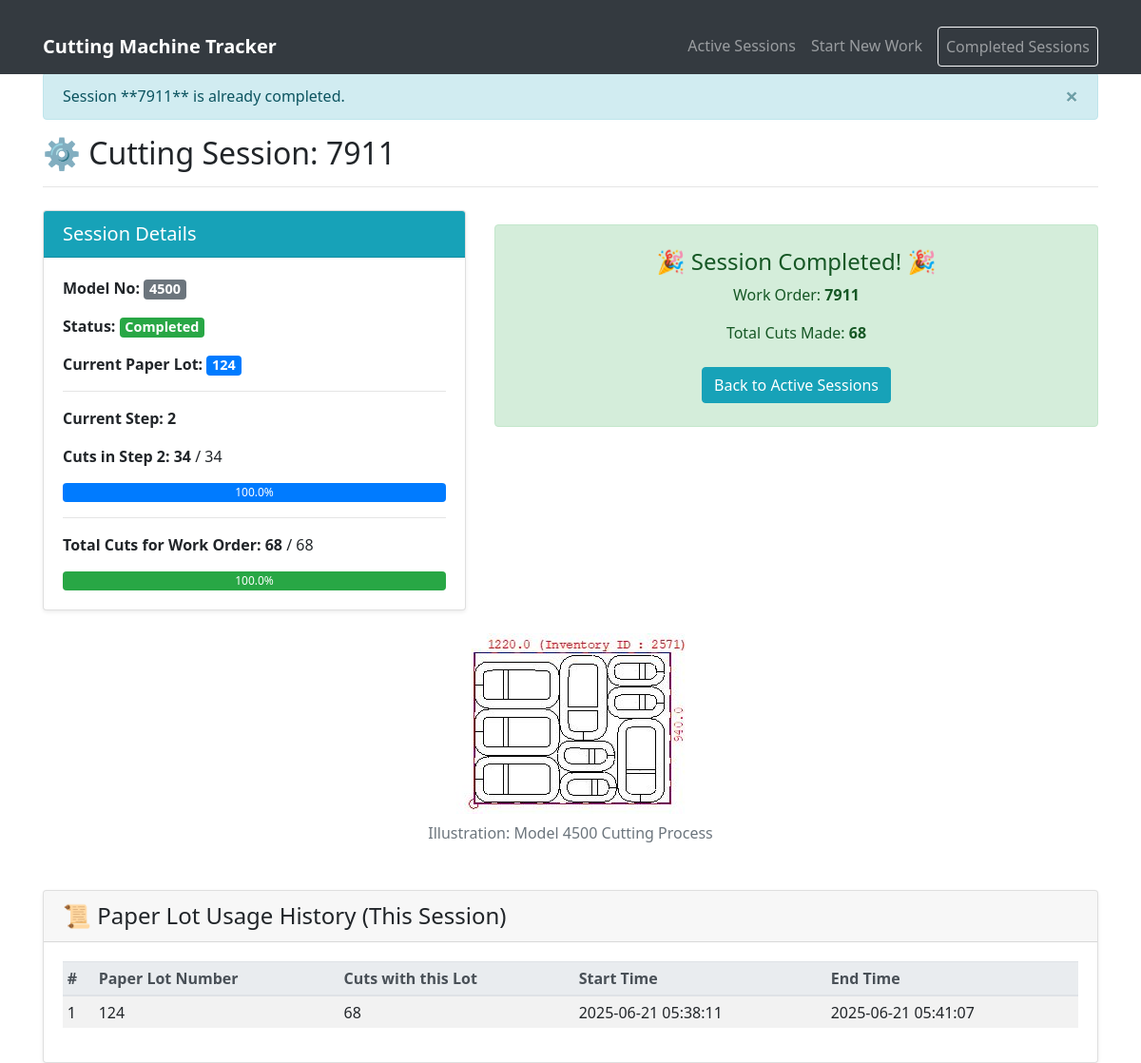
The page /session/2 on the database its author committed.
### models.py (models this page shows, shortened)
class CuttingSession(db.Model):
    __tablename__ = 'cutting_session'
    id = db.Column(db.Integer, primary_key=True)
    work_order_code = db.Column(db.String(100), nullable=False)
    model_no = db.Column(db.String(100), nullable=False)
    total_cuts_planned = db.Column(db.Integer, default=68)
    cuts_planned_step1 = db.Column(db.Integer, default=34)
    cuts_planned_step2 = db.Column(db.Integer, default=34)
    current_step = db.Column(db.Integer, default=1)
    cuts_completed_in_current_step = db.Column(db.Integer, default=0)
    total_cuts_completed_for_session = db.Column(db.Integer, default=0)
    active_paper_lot_number = db.Column(db.String(100), nullable=True)
    status = db.Column(db.String(50), default='Ongoing')  # e.g., Ongoing, Paused, Completed
    created_at = db.Column(db.DateTime, default=datetime.utcnow)
    updated_at = db.Column(db.DateTime, default=datetime.utcnow, onupdate=datetime.utcnow)
    lot_usages = db.relationship('PaperLotUsageLog', backref='cutting_session', lazy=True, cascade="all, delete-orphan")

class PaperLotUsageLog(db.Model):
    __tablename__ = 'paper_lot_usage_log'
    id = db.Column(db.Integer, primary_key=True)
    cutting_session_id = db.Column(db.Integer, db.ForeignKey('cutting_session.id'), nullable=False)
    paper_lot_number = db.Column(db.String(100), nullable=False)
    cuts_made_with_this_lot = db.Column(db.Integer, default=0)
    start_time_for_lot = db.Column(db.DateTime, default=datetime.utcnow)
    end_time_for_lot = db.Column(db.DateTime, nullable=True)  # Set when this lot is finished or changed

### app.py (the view)
@app.route('/session/<int:session_id>')
def work_interface(session_id):
    session = db.session.get(CuttingSession, session_id)
    if not session:
        flash("Session not found.", "danger")
        return redirect(url_for('index'))
    if session.status == 'Completed':
        flash(f"Session **{session.work_order_code}** is already completed.", "info")
    lot_history = PaperLotUsageLog.query.filter_by(cutting_session_id=session.id).order_by(
        PaperLotUsageLog.start_time_for_lot.desc()).all()
    return render_template('work_session.html', session=session, lot_history=lot_history)

### templates/work_session.html (shortened to what this page needs)
{% extends "base.html" %}
{% block content %}
    <div class="mb-4">
        <h2>⚙️ Cutting Session: {{ session.work_order_code }}</h2>
        <hr>
    </div>
    <div class="row">
        <div class="col-md-5">
            <div class="card shadow-sm mb-4">
                <div class="card-header bg-info text-white">
                    <h5 class="mb-0">Session Details</h5>
                </div>
                <div class="card-body">
                    <p><strong>Model No:</strong> <span id="display-model-no" class="badge badge-secondary">{{ session.model_no }}</span></p>
                    <p><strong>Status:</strong> <span id="display-session-status" class="badge badge-{{ 'success' if session.status == 'Completed' else ('warning' if session.status == 'Ongoing' else 'secondary') }}">{{ session.status }}</span></p>
                    <p><strong>Current Paper Lot:</strong> <span id="display-current-lot" class="badge badge-primary">{{ session.active_paper_lot_number }}</span></p>
                    <hr>
                    {% if session.model_no == '4500' or session.model_no == '6000' %}
                        <p><strong>Current Step:</strong> <span id="display-current-step" class="font-weight-bold">{{ session.current_step }}</span></p>
                        <p>
                            <strong>Cuts in Step {{session.current_step}}:</strong>
                            <span id="display-cuts-in-step" class="font-weight-bold">{{ session.cuts_completed_in_current_step }}</span> /
                            <span id="display-target-cuts-step">
                                {% if session.current_step == 1 %}{{ session.cuts_planned_step1 }}
                                {% elif session.current_step == 2 %}{{ session.cuts_planned_step2 }}
                                {% else %}N/A{% endif %}
                            </span>
                        </p>
                        <div class="progress mb-2" style="height: 20px;">
                            {% set step_target = (session.cuts_planned_step1 if session.current_step == 1 else session.cuts_planned_step2) %}
                            {% set step_progress = (session.cuts_completed_in_current_step / (step_target if step_target > 0 else 1) * 100) | round %}
                            <div class="progress-bar" role="progressbar" style="width: {{ step_progress }}%;" aria-valuenow="{{ step_progress }}" aria-valuemin="0" aria-valuemax="100">{{ step_progress }}%</div>
                        </div>
                    {% endif %}
                    <hr>
                    <p>
                        <strong>Total Cuts for Work Order:</strong>
                        <span id="display-total-cuts-session" class="font-weight-bold">{{ session.total_cuts_completed_for_session }}</span> / {{ session.total_cuts_planned }}
                    </p>
                     <div class="progress" style="height: 20px;">
                        {% set total_progress = (session.total_cuts_completed_for_session / (session.total_cuts_planned if session.total_cuts_planned > 0 else 1) * 100) | round %}
                        <div class="progress-bar bg-success" role="progressbar" style="width: {{ total_progress }}%;" aria-valuenow="{{ total_progress }}" aria-valuemin="0" aria-valuemax="100">{{ total_progress }}%</div>
                    </div>
                </div>
            </div>
        </div>
        <div class="col-md-7">
            {% if session.status == 'Ongoing' %}
            <div class="card shadow-sm mb-4">
                <div class="card-header bg-light">
                    <h5 class="mb-0">Actions</h5>
                </div>
                <div class="card-body">
                    <form id="logCutForm" method="POST" action="{{ url_for('log_cut', session_id=session.id) }}" class="mb-3 text-center">
                        <button type="submit" id="logCutButton" class="btn btn-primary btn-lg btn-block py-3">
                            <svg xmlns="http://www.w3.org/2000/svg" width="24" height="24" fill="currentColor" class="bi bi-scissors mr-2" viewBox="0 0 16 16">
                                <path d="M3.5 3.5c-.614-.884-.074-1.962.858-2.5L8 7.226 11.642 1c.932.538 1.472 1.616.858 2.5L8.81 8.61l1.556 2.661a2.5 2.5 0 1 1-.794.637L8 9.73l-1.572 2.177a2.5 2.5 0 1 1-.794-.637L7.19 8.61zM2.5 4.5A.5.5 0 0 1 3 4h4a.5.5 0 0 1 0 1H3a.5.5 0 0 1-.5-.5m2.854 2.146a.5.5 0 0 1 0 .708l-1.5 1.5a.5.5 0 1 1-.708-.708l1.5-1.5a.5.5 0 0 1 .708 0M8.5 4A.5.5 0 0 1 9 4.5h4a.5.5 0 0 1 0 1H9a.5.5 0 0 1-.5-.5m-2.854 2.146a.5.5 0 0 1 0 .708l-1.5 1.5a.5.5 0 0 1-.708-.708l1.5-1.5a.5.5 0 0 1 .708 0"/>
                            </svg>
                            Log 1 Cut
                        </button>
                    </form>
                    <button type="button" class="btn btn-warning btn-block" data-toggle="modal" data-target="#changeLotModal">
                        <svg xmlns="http://www.w3.org/2000/svg" width="16" height="16" fill="currentColor" class="bi bi-box-arrow-in-down mr-1" viewBox="0 0 16 16">
                            <path fill-rule="evenodd" d="M3.5 6a.5.5 0 0 0-.5.5v8a.5.5 0 0 0 .5.5h9a.5.5 0 0 0 .5-.5v-8a.5.5 0 0 0-.5-.5h-2.5a.5.5 0 0 1 0-1h2.5a1.5 1.5 0 0 1 1.5 1.5v8a1.5 1.5 0 0 1-1.5 1.5h-9A1.5 1.5 0 0 1 2 14.5v-8A1.5 1.5 0 0 1 3.5 5h2.5a.5.5 0 0 1 0 1z"/>
                            <path fill-rule="evenodd" d="M7.646 11.854a.5.5 0 0 0 .708 0l3-3a.5.5 0 0 0-.708-.708L8.5 10.293V1.5a.5.5 0 0 0-1 0v8.793L5.354 8.146a.5.5 0 1 0-.708.708z"/>
                        </svg>
                        Paper Slot Ends / Change Lot
                    </button>
                    <form method="POST" action="{{ url_for('complete_session_manually', session_id=session.id) }}" class="mt-3" onsubmit="return confirm('Are you sure you want to MANUALLY complete this session? This is irreversible.');">
                        <button type="submit" class="btn btn-danger btn-block">
                             <svg xmlns="http://www.w3.org/2000/svg" width="16" height="16" fill="currentColor" class="bi bi-check-circle-fill mr-1" viewBox="0 0 16 16">
                                <path d="M16 8A8 8 0 1 1 0 8a8 8 0 0 1 16 0m-3.97-3.03a.75.75 0 0 0-1.08.022L7.477 9.417 5.384 7.323a.75.75 0 0 0-1.06 1.06L6.97 11.03a.75.75 0 0 0 1.079-.02l3.992-4.99a.75.75 0 0 0-.01-1.05z"/>
                            </svg>
                            Manually Complete Session
                        </button>
                    </form>
                </div>
            </div>
            {% else %}
            <div class="alert alert-success text-center py-4">
                <h4>🎉 Session Completed! 🎉</h4>
                <p>Work Order: <strong>{{ session.work_order_code }}</strong></p>
                <p>Total Cuts Made: <strong>{{ session.total_cuts_completed_for_session }}</strong></p>
                <a href="{{ url_for('index') }}" class="btn btn-info mt-2">Back to Active Sessions</a>
            </div>
            {% endif %}
        </div>
    </div>
    <div class="text-center mb-4">
        {% if session.model_no == '4500' %}
            <img src="{{ url_for('static', filename='machinecutting.JPG') }}" alt="Model 4500 Illustration" class="img-fluid" style="max-height: 300px;">
            <p class="text-muted mt-2">Illustration: Model 4500 Cutting Process</p>
        {% elif session.model_no == '6000' %}
            <img src="{{ url_for('static', filename='manufactering2image.jpg') }}" alt="Model 6000 Illustration" class="img-fluid" style="max-height: 300px;">
            <p class="text-muted mt-2">Illustration: Model 6000 Process</p>
        {% else %}
            <img src="{{ url_for('static', filename='manufactering2image.jpg') }}" alt="Default Machine Illustration" class="img-fluid" style="max-height: 300px;">
            <p class="text-muted mt-2">Illustration: General Machine Reference</p>
        {% endif %}
    </div>
    <div class="mt-5 card shadow-sm">
        <div class="card-header">
           <h4 class="mb-0">📜 Paper Lot Usage History (This Session)</h4>
        </div>
        <div class="card-body">
        {% if lot_history %}
        <div class="table-responsive">
            <table class="table table-striped table-hover table-sm">
                <thead class="thead-light">
                    <tr>
                        <th>#</th>
                        <th>Paper Lot Number</th>
                        <th>Cuts with this Lot</th>
                        <th>Start Time</th>
                        <th>End Time</th>
                    </tr>
                </thead>
                <tbody>
                    {% for lot_usage in lot_history %}
                    <tr>
                        <td>{{ loop.revindex }}</td>
                        <td>{{ lot_usage.paper_lot_number }}</td>
                        <td>{{ lot_usage.cuts_made_with_this_lot }}</td>
                        <td>{{ lot_usage.start_time_for_lot.strftime('%Y-%m-%d %H:%M:%S') if lot_usage.start_time_for_lot else 'N/A' }}</td>
                        <td>
                            {% if lot_usage.end_time_for_lot %}
                                {{ lot_usage.end_time_for_lot.strftime('%Y-%m-%d %H:%M:%S') }}
                            {% elif lot_usage.paper_lot_number == session.active_paper_lot_number and session.status == 'Ongoing' %}
                                <span class="badge badge-success">Currently Active</span>
                            {% else %}
                                <span class="badge badge-secondary">Ended</span>
                            {% endif %}
                        </td>
                    </tr>
                    {% endfor %}
                </tbody>
            </table>
        </div>
        {% else %}
        <p class="text-muted">No paper lot usage has been recorded yet for this session.</p>
        {% endif %}
        </div>
    </div>
{% endblock %}

### static/css/style.css (style rules this page uses)
body { font-family: 'Segoe UI', Tahoma, Geneva, Verdana, sans-serif; padding-top: 70px; }
.card-header h5 { margin-bottom: 0; }
.badge { font-size: 90%; }

### templates/base.html (style rules this page uses)
body { padding-top: 56px; }
.alert { margin-top: 15px; }

### rows shown on the page
CuttingSession: work_order_code "7911", model_no "4500", status "Completed", active_paper_lot_number "124", current_step "2", cuts_completed_in_current_step "34", cuts_planned_step2 "34", total_cuts_completed_for_session "68", total_cuts_planned "68"
PaperLotUsageLog: paper_lot_number "124", cuts_made_with_this_lot "68", start_time_for_lot "2025-06-21 05:38:11", end_time_for_lot "2025-06-21 05:41:07"

### other values the page prints
{{ message }} "Session **7911** is already completed."
{{ step_progress }} "100.0"
{{ total_progress }} "100.0"
